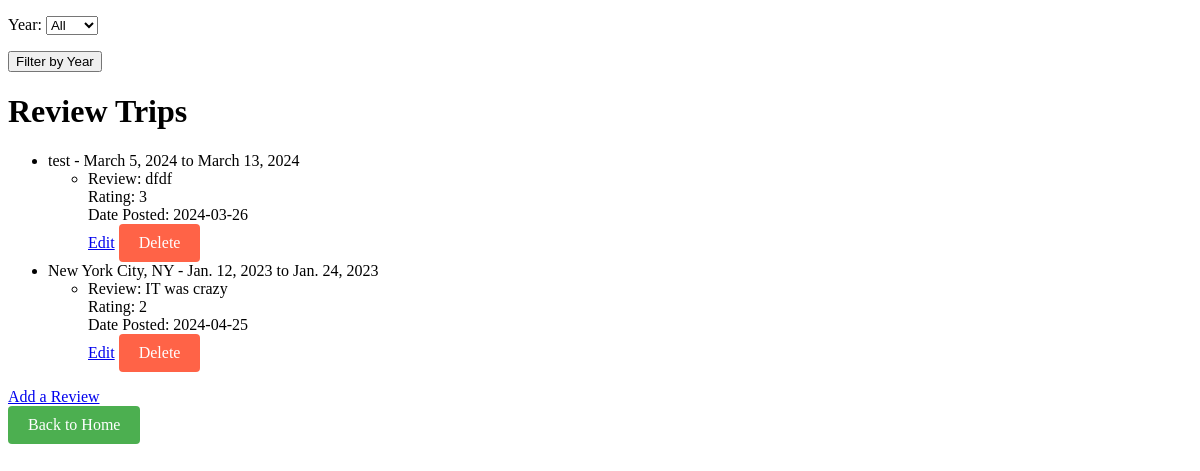
/review/, run on the app's committed database.
### trip/models.py (models this page shows, shortened)
class Trip(models.Model):
    user = models.ForeignKey(User, on_delete=models.CASCADE, related_name='trip')
    destination = models.CharField(max_length=100)
    description = models.TextField(blank=True, null=True)
    start_date = models.DateField()
    end_date = models.DateField()
    class Meta:
        indexes = [
            models.Index(fields=['user'], name='trip_user_idx'),
            models.Index(fields=['start_date'], name='trip_start_date_idx'),
            models.Index(fields=['end_date'], name='trip_end_date_idx'),
        ]

class Review(models.Model):
    trip = models.ForeignKey(Trip, on_delete=models.CASCADE, related_name='reviews')
    user = models.ForeignKey(User, on_delete=models.CASCADE, related_name='reviews')
    text = models.TextField()
    rating = models.PositiveSmallIntegerField()
    date_posted = models.DateTimeField(auto_now_add=True)
    class Meta:
        indexes = [
            models.Index(fields=['trip'], name='review_trip_idx'),
            models.Index(fields=['user'], name='review_user_idx'),
        ]

### trip/views.py (the view)
# urls.py: path('review/', views.review_page, name='review_page'),
def review_page(request):
    year_filter_form = TripYearFilterForm(request.GET or None)
    trips = Trip.objects.all().prefetch_related('reviews')
    if 'year' in request.GET and request.GET['year']:
        trips = trips.filter(start_date__year=request.GET['year'])
    no_trips = not trips.exists()
    return render(request, 'trip/review_page.html', {
        'year_filter_form': year_filter_form,
        'trips': trips,
        'no_trips': no_trips,
    })

### trip/forms.py
class TripYearFilterForm(forms.Form):
    year = forms.ChoiceField(choices=[], required=False)
    def __init__(self, *args, **kwargs):
        super().__init__(*args, **kwargs)
        years = Trip.objects.annotate(year=ExtractYear('start_date')).values('year').distinct().order_by('-year')
        year_choices = [(str(year['year']), str(year['year'])) for year in years]
        if not year_choices:
            self.fields['year'].choices = [('', 'No trips to filter')]
        else:
            self.fields['year'].choices = [('', 'All')] + year_choices

### trip/templates/trip/review_page.html (shortened to what this page needs)
<!DOCTYPE html>
<html lang="en">
<head>
    {% load static %}
    <link rel="stylesheet" href="{% static 'trip/styles.css' %}" type="text/css">
</head>
<body>
<form method="get">
    {{ year_filter_form.as_p }}
    <button type="submit">Filter by Year</button>
</form>
    <h1>Review Trips</h1>
    {% if trips|length > 0 %}
        <ul>
            {% for trip in trips %}
                {% if trip.reviews.exists %}
                    <li>{{ trip.destination }} - {{ trip.start_date }} to {{ trip.end_date }}
                        <ul>
                            {% for review in trip.reviews.all %}
                                <li>
                                    <div>Review: {{ review.text }}</div>
                                    <div>Rating: {{ review.rating }}</div>
                                    <div>Date Posted: {{ review.date_posted|date:"Y-m-d" }}</div>
                                    <a href="{% url 'edit_review' review.id %}">Edit</a>
                                    <a href="{% url 'delete_review_confirm' review.id %}" class="delete-review-button">Delete</a>
                                </li>
                            {% endfor %}
                        </ul>
                    </li>
                {% endif %}
            {% endfor %}
        </ul>
    {% else %}
        <p>There are no current reviews.</p>
    {% endif %}
    <a href="{% url 'add_review_page' %}">Add a Review</a>
    <br>
    <a href="{% url 'home' %}" class="add-trip-button">Back to Home</a>
</body>
</html>

### trip/static/trip/styles.css (style rules this page uses)
.add-trip-button, .edit-trip-button, .delete-trip-button, .review-trips-button,.delete-review-button { padding: 10px 20px; border: none; border-radius: 4px; cursor: pointer; text-decoration: none; display: inline-block; }
.add-trip-button { background-color: #4CAF50; color: white; }
.delete-review-button { background-color: #FF6347; color: white; }

### data on the page
Trip: destination "test", start_date "March 5, 2024", end_date "March 13, 2024"
Review: text "dfdf", rating "3", date_posted "2024-03-26"
Trip: destination "New York City, NY", start_date "Jan. 12, 2023", end_date "Jan. 24, 2023"
Review: text "IT was crazy", rating "2", date_posted "2024-04-25"
